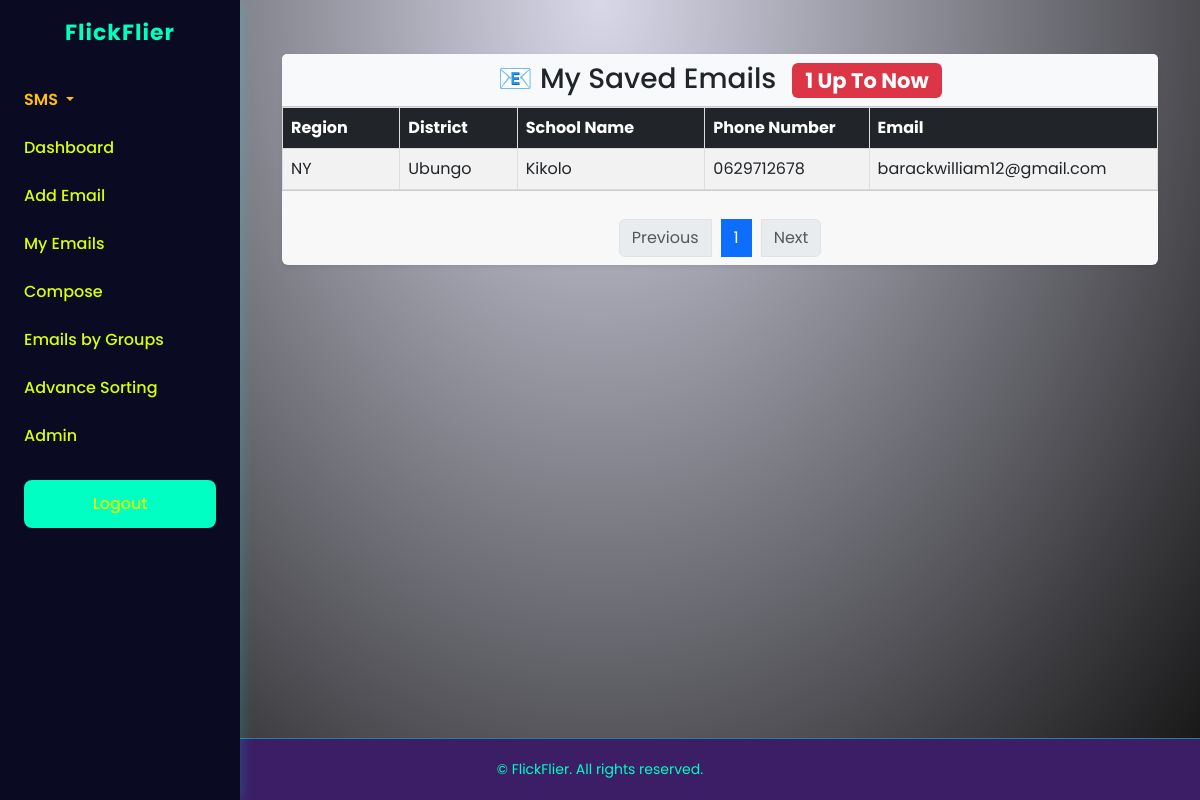
Screenshot of /all-emails/ (signed in) with the database file from the repository.
### Email_app/models.py (models this page shows, shortened)
class EmailEntry(models.Model):
    user = models.ForeignKey(User, on_delete=models.CASCADE)
    region = models.CharField(max_length=100)
    district = models.CharField(max_length=100)
    school_name = models.CharField(max_length=200)
    email = models.EmailField(blank=True,null=True)
    phone_number = models.CharField(max_length=20,blank=True,null=True)

### Email_app/views.py (the view)
# urls.py: path('all-emails/', views.all_emails, name='all_emails'),
@login_required
def all_emails(request):
    user_emails = EmailEntry.objects.filter(user=request.user)
    total_user_emails = user_emails.count()
    paginator = Paginator(user_emails, 6)  # Emails 6 kwa kila page
    page_number = request.GET.get('page')
    page_obj = paginator.get_page(page_number)
    return render(request, 'all_emails.html', {
        'page_obj': page_obj,
        'total_user_emails': total_user_emails
    })

### templates/all_emails.html (shortened to what this page needs)
{% extends 'base.html' %}
{% block content %}
<div class="container py-4">
    <div class="card shadow-sm border-0">
        <div class="card-header bg-light text-center">
            <h3 class="mb-0">📧 My Saved Emails
                <span class="badge bg-danger ms-2 text-white">{{ total_user_emails }} Up To Now</span>
            </h3>
        </div>
        <div class="card-body p-0">
            <div class="table-responsive">
                <table class="table table-striped table-hover align-middle mb-0">
                    <thead class="table-dark text-white">
                        <tr>
                            <th style="min-width: 100px;">Region</th>
                            <th style="min-width: 100px;">District</th>
                            <th style="min-width: 160px;">School Name</th>
                            <th style="min-width: 140px; white-space: nowrap;">Phone Number</th>
                            <th style="min-width: 200px; word-break: break-all;">Email</th>
                        </tr>
                    </thead>
                    <tbody>
                        {% for email in page_obj %}
                            <tr>
                                <td>{{ email.region }}</td>
                                <td>{{ email.district }}</td>
                                <td>{{ email.school_name }}</td>
                                <td style="white-space: nowrap;">{{ email.phone_number }}</td>
                                <td style="word-break: break-all;">{{ email.email }}</td>
                            </tr>
                        {% empty %}
                            <tr>
                                <td colspan="6" class="text-center text-muted">You have not added any emails yet.</td>
                            </tr>
                        {% endfor %}
                    </tbody>
                </table>
            </div>
        </div>
        <div class="card-footer text-center">
            <nav>
                <ul class="pagination justify-content-center mb-0">
                    {% if page_obj.has_previous %}
                        <li class="page-item">
                            <a class="page-link" href="?page={{ page_obj.previous_page_number }}">Previous</a>
                        </li>
                    {% else %}
                        <li class="page-item disabled">
                            <span class="page-link">Previous</span>
                        </li>
                    {% endif %}
                    {% for num in page_obj.paginator.page_range %}
                        {% if page_obj.number == num %}
                            <li class="page-item active"><span class="page-link">{{ num }}</span></li>
                        {% elif num > page_obj.number|add:'-3' and num < page_obj.number|add:'3' %}
                            <li class="page-item"><a class="page-link" href="?page={{ num }}">{{ num }}</a></li>
                        {% endif %}
                    {% endfor %}
                    {% if page_obj.has_next %}
                        <li class="page-item">
                            <a class="page-link" href="?page={{ page_obj.next_page_number }}">Next</a>
                        </li>
                    {% else %}
                        <li class="page-item disabled">
                            <span class="page-link">Next</span>
                        </li>
                    {% endif %}
                </ul>
            </nav>
        </div>
    </div>
</div>
{% endblock %}

### templates/base.html (style rules this page uses)
table { width: 100%; border-collapse: collapse; min-width: 600px; }
th, td { border: 1px solid #ddd; padding: 10px; text-align: left; }
th { background-color: #f0f0f0; }
.pagination { margin-top: 20px; display: flex; flex-wrap: wrap; gap: 10px; align-items: center; justify-content: center; font-size: 14px; }
body { background: radial-gradient(ellipse at top, #d8d8e9, #111111); font-family: 'Poppins', sans-serif; margin: 0; color: #000000; display: flex; flex-direction: column; min-height: 100vh; }
@media (min-width: 992px) { table td, table th { word-break: break-word; white-space: normal; } }

### rows the page displays
EmailEntry: region "NY", district "Ubungo", school_name "Kikolo", phone_number "0629712678", email "barackwilliam12@gmail.com"

### other values shown
{{ total_user_emails }} "1"
{{ num }} "1"
